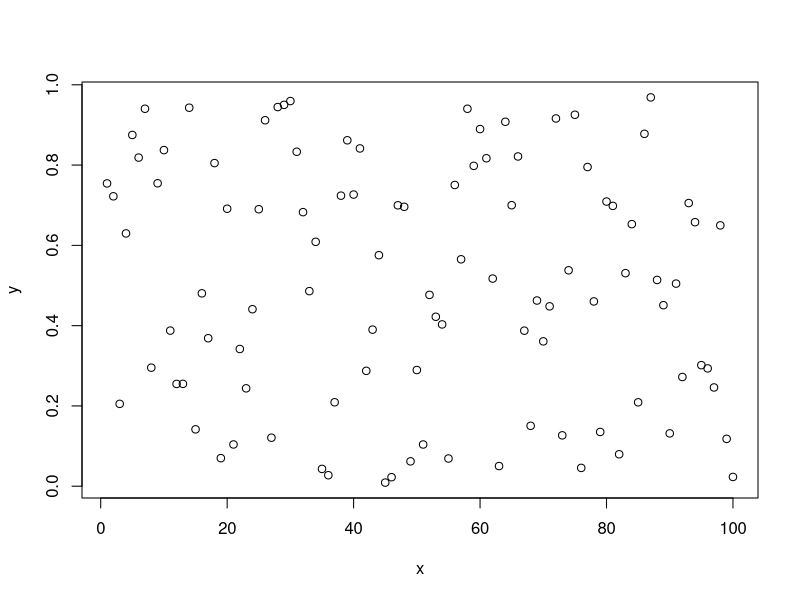
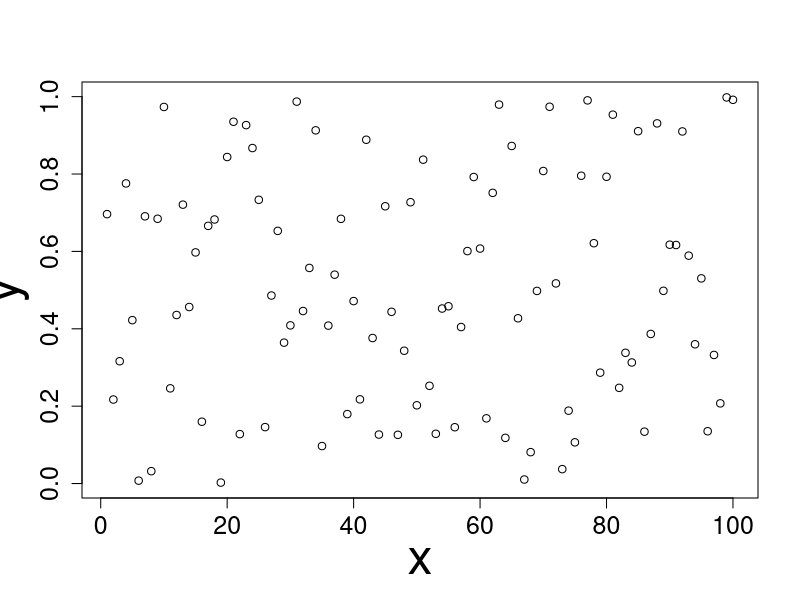
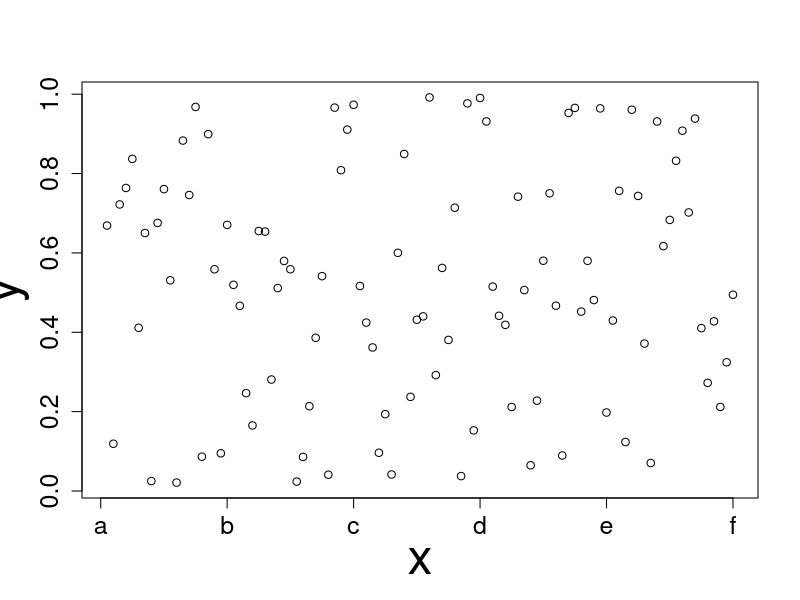
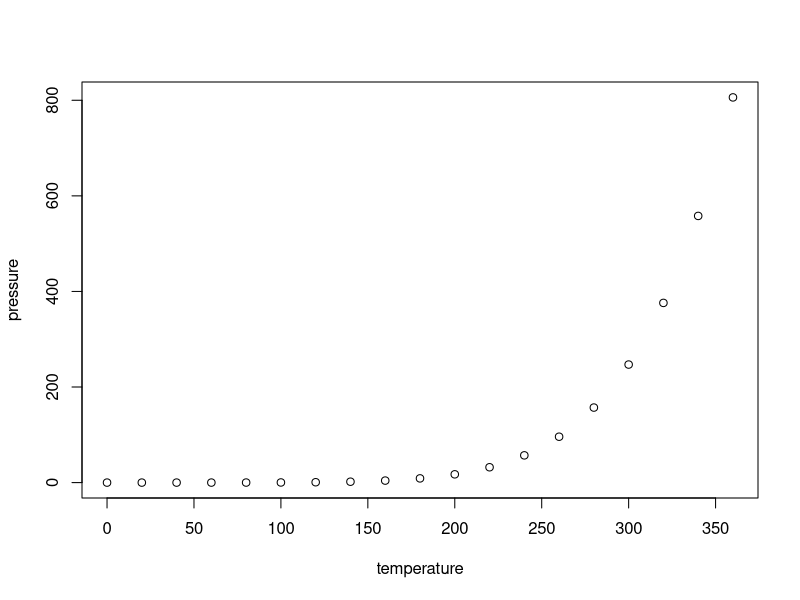

Reproduce these figures in R, in order.
## ---- chunk 1
x <- c(1:100)
y <-runif(100)
plot(x,y)
## ---- chunk 2
x <- c(1:100)
y <-runif(100)
plot(x,y, cex.axis = 1.5, cex.lab = 3)
## ---- chunk 3
x <- c(1:100)
y <-runif(100)
plot(x,y, cex.axis = 1.5, cex.lab = 3, xaxt = 'n')
axis(side=1, at=c(seq(0,100,20)), label = c('a','b','c','d','e','f'), cex.axis=1.5)
## ---- chunk 4
plot(pressure)
